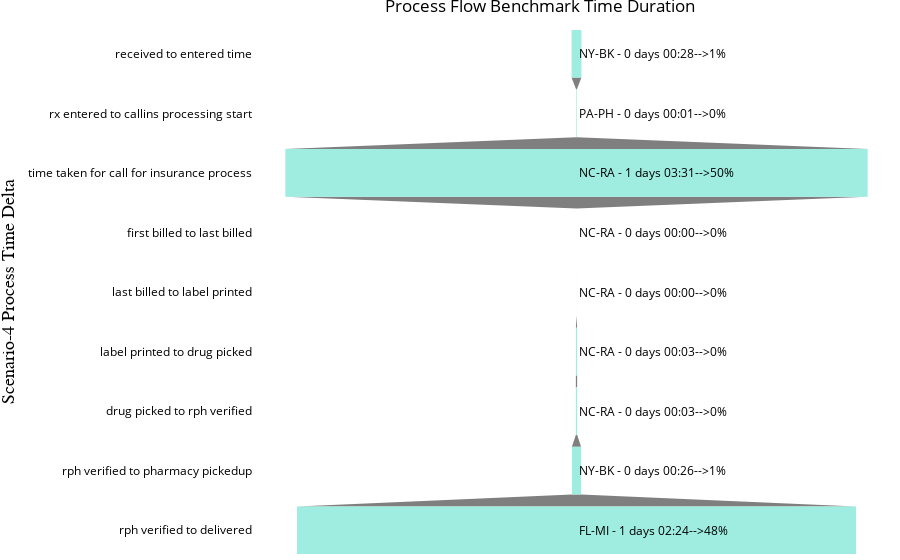

Notebook code for this chart:
### Code cell
fig = make_subplots()
fig.layout.coloraxis.colorbar.title = 'another title'

fig.add_trace(
    go.Funnel(
    y = variable_names,
    x = values_to_be_used,showlegend=False,
    textposition='none',
        #name='Continous Process',
        marker = {"color": [green_color, green_color, green_color, green_color, green_color,\
                           green_color, green_color, green_color,green_color]}))


for i,y,k in zip(variable_names,annotation_names,per_annot):
    fig.add_annotation(y=i,xanchor='left',
                text=y+'-->'+str(k)+'%',align='right',showarrow=False)

fig.update_layout(margin={"r":0,"t":24,"l":0,"b":0},paper_bgcolor='rgb(255,255,255)',plot_bgcolor='rgba(0,0,0,0)',
                  title={'text':'Process Flow Benchmark Time Duration','xanchor': 'center','x':0.6,
},font=dict(color='black'),
                  
xaxis=dict(
    title='x Axis',
    titlefont=dict(
        family='Arial',
        size=18,
        color='black'
    )
),
yaxis=dict(
    title='Scenario-4 Process Time Delta',
    titlefont=dict(
        family='Arial',
        size=18,
        color='black'
    )
))


fig.write_image(output_distribution_sce_4+"Scenario_4_min_overall.png") #pip install -U kaleido & restart jupyter

fig.show()

### Figure 1 — Plotly figure (JSON) as saved in the notebook; plotly's stock layout.template omitted (floating-point values rounded to 4 significant figures)
{"data": [{"marker": {"color": ["#9EEDE0", "#9EEDE0", "#9EEDE0", "#9EEDE0", "#9EEDE0", "#9EEDE0", "#9EEDE0", "#9EEDE0", "#9EEDE0"]}, "showlegend": false, "textposition": "none", "type": "funnel", "x": [1680000000000, 108000000000, 99060000000000, 0, 11000000000, 204000000000, 226000000000, 1566000000000, 95094000000000], "y": ["received to entered time", "rx entered to callins processing start", "time taken for call for insurance process", "first billed to last billed", "last billed to label printed", "label printed to drug picked", "drug picked to rph verified", "rph verified to pharmacy pickedup", "rph verified to delivered"]}], "layout": {"annotations": [{"align": "right", "showarrow": false, "text": "NY-BK - 0 days 00:28-->1%", "xanchor": "left", "y": "received to entered time"}, {"align": "right", "showarrow": false, "text": "PA-PH - 0 days 00:01-->0%", "xanchor": "left", "y": "rx entered to callins processing start"}, {"align": "right", "showarrow": false, "text": "NC-RA - 1 days 03:31-->50%", "xanchor": "left", "y": "time taken for call for insurance process"}, {"align": "right", "showarrow": false, "text": "NC-RA - 0 days 00:00-->0%", "xanchor": "left", "y": "first billed to last billed"}, {"align": "right", "showarrow": false, "text": "NC-RA - 0 days 00:00-->0%", "xanchor": "left", "y": "last billed to label printed"}, {"align": "right", "showarrow": false, "text": "NC-RA - 0 days 00:03-->0%", "xanchor": "left", "y": "label printed to drug picked"}, {"align": "right", "showarrow": false, "text": "NC-RA - 0 days 00:03-->0%", "xanchor": "left", "y": "drug picked to rph verified"}, {"align": "right", "showarrow": false, "text": "NY-BK - 0 days 00:26-->1%", "xanchor": "left", "y": "rph verified to pharmacy pickedup"}, {"align": "right", "showarrow": false, "text": "FL-MI - 1 days 02:24-->48%", "xanchor": "left", "y": "rph verified to delivered"}], "coloraxis": {"colorbar": {"title": {"text": "another title"}}}, "font": {"color": "black"}, "margin": {"b": 0, "l": 0, "r": 0, "t": 24}, "paper_bgcolor": "rgb(255,255,255)", "plot_bgcolor": "rgba(0,0,0,0)", "title": {"text": "Process Flow Benchmark Time Duration", "x": 0.6, "xanchor": "center"}, "xaxis": {"anchor": "y", "domain": [0, 1], "title": {"font": {"color": "black", "family": "Arial", "size": 18}, "text": "x Axis"}}, "yaxis": {"anchor": "x", "domain": [0, 1], "title": {"font": {"color": "black", "family": "Arial", "size": 18}, "text": "Scenario-4 Process Time Delta"}}}}
